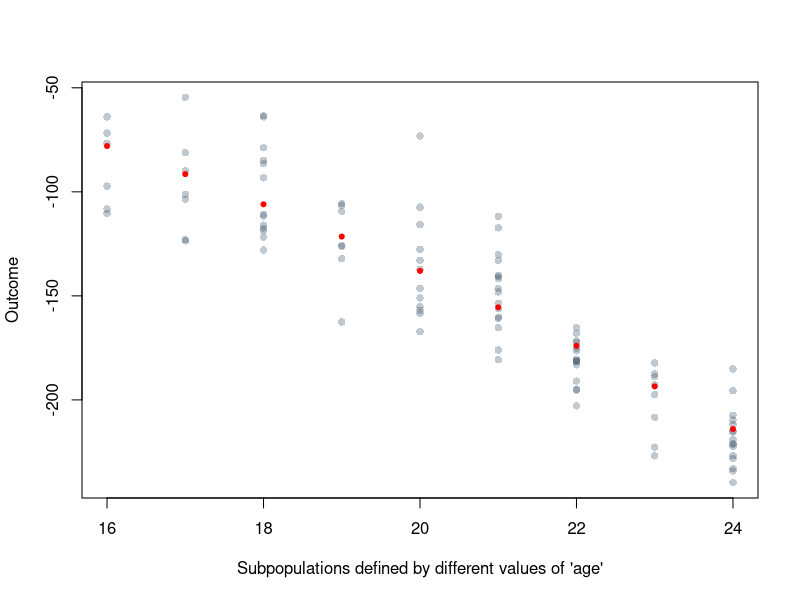
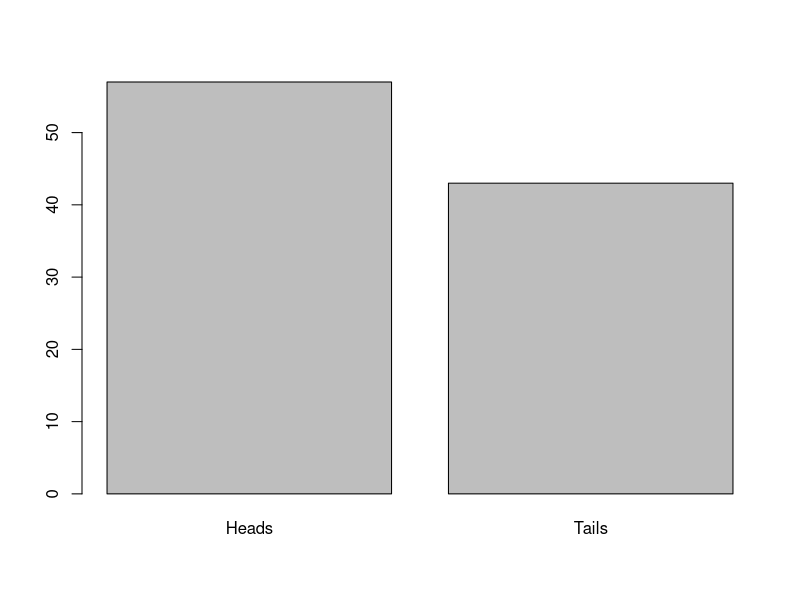
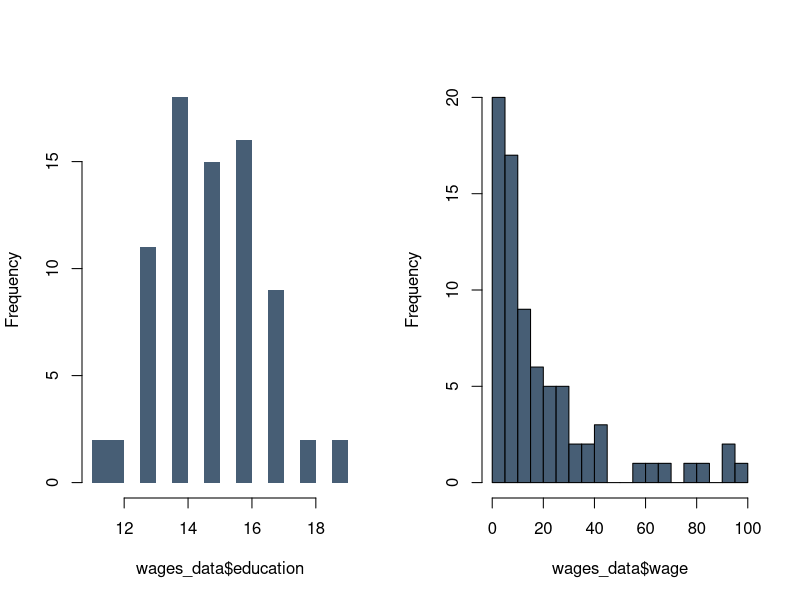
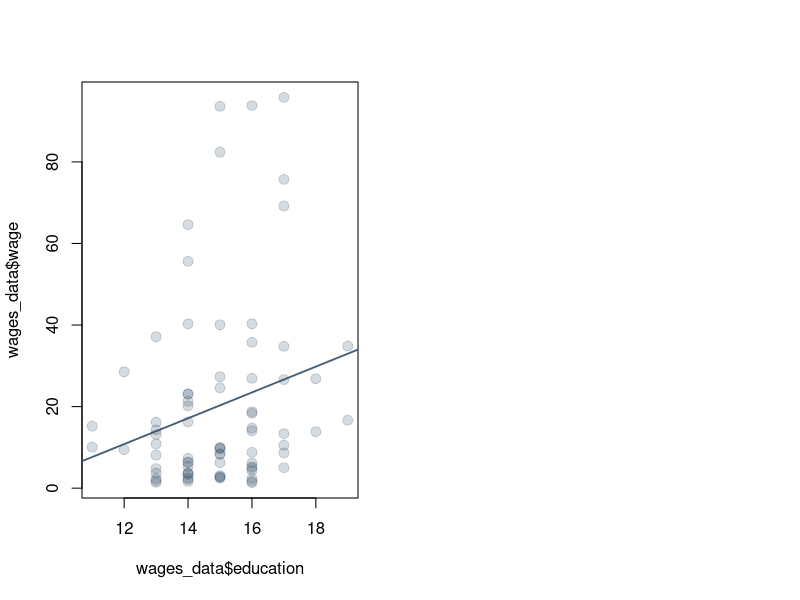
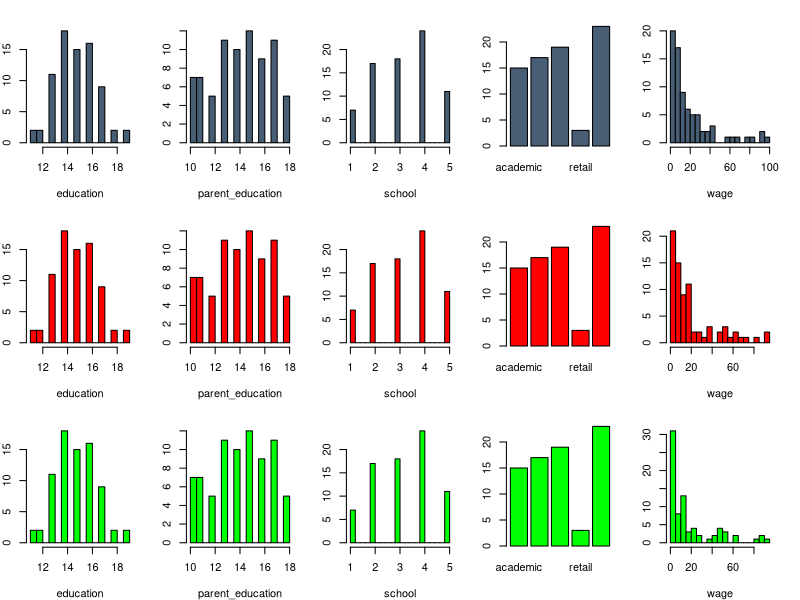
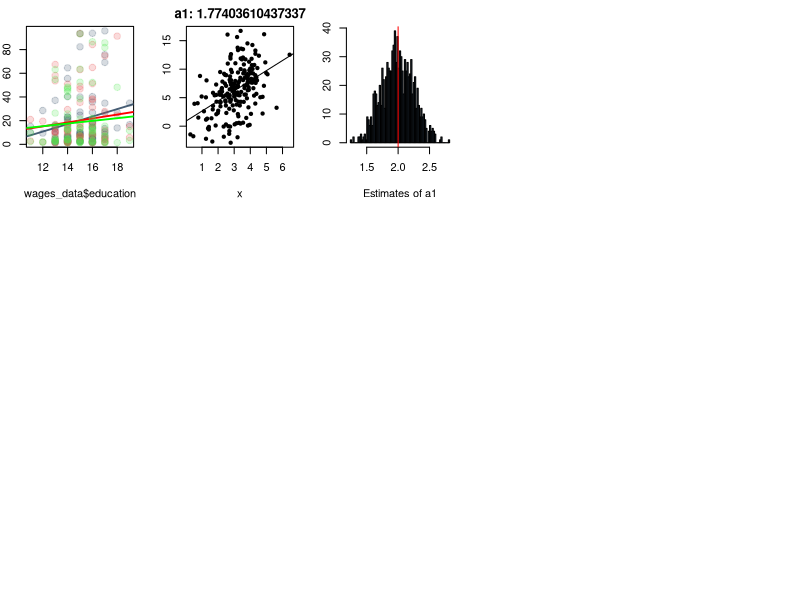

Write the R code that produced these figures, in order.
## ---- chunk 1
set.seed(123)  # fix the random number generator
age_range <- 16:24
age <- sample(x=age_range, size=100, replace=TRUE)  # draw 100 integers randomly
y <- 2 + 3 * age - 0.5*age^2 + rnorm(100, 0, 20)  # y as linear additive function of x
plot(age, y,  # plot x vs y (draws points by default)
     col=rgb(0.2, 0.3, 0.4, 0.3),  # color of the points
     pch=16,  # point character, 16 is a small dot
     xlab="Subpopulations defined by different values of 'age'",
     ylab="Outcome")  
y_ticks <- 2 + 3 * age_range - 0.5 * age_range^2
points(age_range, y_ticks, col="red", pch=20)  # adds average y for evey ticks value
## ---- chunk 2
coin_tosses <- table(rbinom(n=100, size=1, prob=c(0.5,0.5)))
barplot(coin_tosses, names.arg=c("Heads", "Tails"))
## ---- chunk 3
# setwd("c:/")
wages_data <- read.csv("../data/wage_sample1.csv")
## ---- chunk 4
wages_data$education
wages_data[, "education"]
# dataframe[row_index, column_index]
## ---- chunk 5
par(mfrow=c(1,2))  # set graphics options to 1 row and 2 columns
cblue <- rgb(0.2, 0.3, 0.4, 0.9)  # define a color
# 1st histogram
hist(wages_data$education, 
     breaks=20,  # group datarange into 20 bins
     col=cblue,  # fill color of the bars
     border=NA,  # no border color for the bars
     main=""  # no title above the plot
     )
# 2nd histogram
hist(wages_data$wage, breaks=20, col=cblue, main="")
## ---- chunk 6
ablue <- rgb(0.2, 0.3, 0.4, 0.2)
plot(x=wages_data$education, y=wages_data$wage,
     col=ablue,  # last number is the alpha (0.2)
     pch=20,  # plotting ‘character’. 20 is solid bullet
     cex=2  # character (or symbol) expansion. Size of the symbol
     )
reg1 <- lm(wage~education, data=wages_data) 
abline(reg1, lwd=1.8, col=cblue)
## ---- chunk 7
wages_data2 <- read.csv("../data/wage_sample2.csv")
wages_data3 <- read.csv("../data/wage_sample3.csv")
reg2 <- lm(wage~education, data=wages_data2) 
reg3 <- lm(wage~education, data=wages_data3) 
## ---- chunk 8
par(mfrow=c(3,5),  # 3 rows, 2 columns
    mar=c(4,2,2,2)  # slightly adjust margins
    )
draw_hist_row <- function(data, color, nbreaks=20) {
   with(data, hist(education, main="", breaks=nbreaks, col=color))
   with(data, hist(parent_education, main="", breaks=nbreaks, col=color))
   with(data, hist(school, main="", breaks=nbreaks, col=color))
   tab_occ <- table(data[, "occupation"])
   barplot(tab_occ, main="", col=color)
   with(data, hist(wage, main="", breaks=nbreaks, col=color))
}
draw_hist_row(data=wages_data, color=cblue)
draw_hist_row(data=wages_data2, color="red")
draw_hist_row(data=wages_data3, color="green")
## ---- chunk 9
plot(x=wages_data$education, y=wages_data$wage,col=ablue, pch=20, cex=2)
abline(reg1, lwd=1.8, col=cblue)
points(x=wages_data2$education, y=wages_data2$wage,col=rgb(.9,.3,0.3, 0.2), pch=20, cex=2)
abline(reg2, lwd=1.8, col="red")
points(x=wages_data3$education, y=wages_data3$wage, col=rgb(.3,.9,0.3, 0.2), pch=20, cex=2)
abline(reg3, lwd=1.8, col="green")
## ---- chunk 10
set.seed(9870137)
n <- 200
x <- rnorm(n=n, mean=3, sd=1)
z <- rnorm(n=n, mean=1, sd=1)
v <- rnorm(n=n, mean=2, sd=1)
y = 1 + 2 * x + 3 * z - 2 * v

reg_ex <- lm(y~x)
x_coeff <- coef(reg_ex)["x"]
plot(x, y, pch=20, main=paste("a1:", x_coeff))
abline(reg_ex)
## ---- chunk 11
coef(lm(y ~ x + v + z))
## ---- chunk 12
reps <- 1000
a1_sim <- vector(mode="numeric", length=reps)
for (i in 1:reps){
  z <- rnorm(n=n, mean=1, sd=1)
  v <- rnorm(n=n, mean=2, sd=1)
  y = 1 + 2 * x + 3 * z - 2 * v
  a1_sim[i] <- coef(lm(y~x))["x"]
}
hist(a1_sim, breaks=100, main="", xlab="Estimates of a1", col=cblue)
abline(v=2,col="red")
